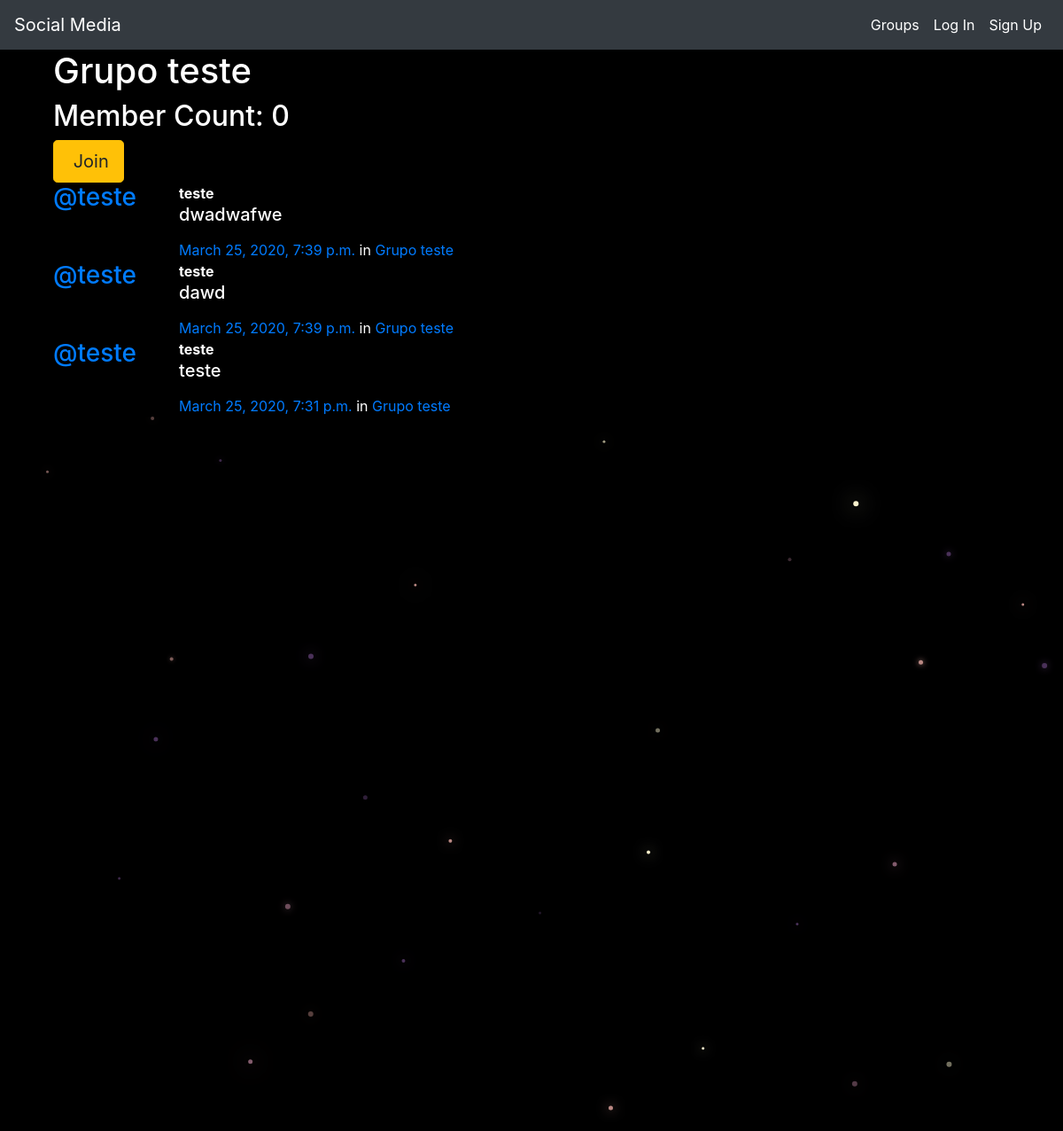
Before: /groups/posts/in/grupo-teste with the older database file.
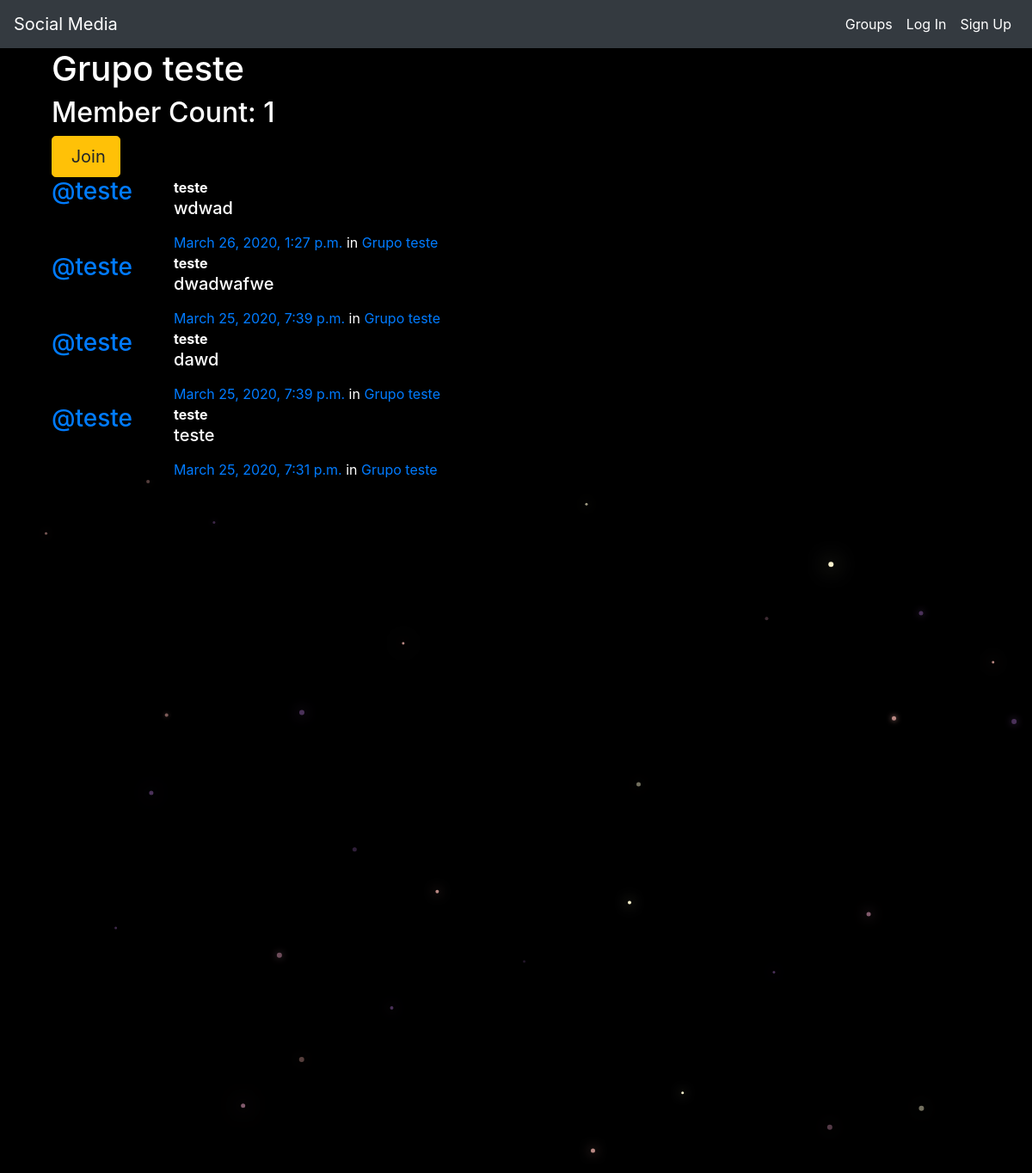
After: the same page with the newer database file.
### groups/models.py (models this page shows, shortened)
class Group(models.Model):
  name = models.CharField(max_length=256,unique=True)
  slug = models.SlugField(allow_unicode=True,unique=True)
  description = models.TextField(blank=True,default='')
  description_html = models.TextField(editable=False,default='',blank=True)
  members = models.ManyToManyField(User,through='GroupMember')
  class Meta:
    ordering = ['name']

### posts/models.py (models this page shows, shortened)
class Post(models.Model):
  user = models.ForeignKey(User,related_name='posts',on_delete=models.CASCADE)
  created_at = models.DateTimeField(auto_now=True)
  message = models.TextField()
  message_html = models.TextField(editable=False)
  group = models.ForeignKey(Group,related_name='posts',null=True,blank=True,on_delete=models.CASCADE)
  class Meta:
    ordering = ['-created_at']
    unique_together = ['user','message']

### groups/views.py (the view)
# urls.py: path('posts/in/<slug>',views.SingleGroup.as_view(),name='single'),
class SingleGroup(generic.DeleteView):
  model = Group

### groups/templates/groups/group_confirm_delete.html (shortened to what this page needs)
{% extends "groups/group_base.html" %}
{% block pregroup %}
<div class="container">
  <h1>{{group.name}}</h1>
  <h2> Member Count: {{group.members.count}}</h2>
  <div class="content">
  	{% if user in group.members.all %}
  		<a href="{% url 'groups:leave' slug=group.slug %}" class="btn btn-lg btn-warning"><span class="fa fa-times-circle-o"></span> Leave</a>
  	{% else %}
  		<a href="{% url 'groups:join' slug=group.slug %}" class="btn btn-lg btn-warning"> Join</a>
  	{% endif %}
  </div>
</div>
{% endblock %}
{% block group_content %}
<div class="col-md-8">
	{% if group.posts.count == 0 %}
	<h2>No posts in this group yet!</h2>
	{% else %}
		{% for post in group.posts.all %}
			{% include "posts/_post.html" %}
		{% endfor %}
	{% endif %}
</div>
{% endblock %}

### posts/templates/posts/_post.html (shortened to what this page needs)
<div class="media">
	<h3 class="mr-5"><a href="{% url 'posts:for_user' username=post.user.username %}">@{{ post.user.username }}</a></h3>
	<div class="media-body">
		<strong>{{ post.user.username }}</strong>
		<h5>{{ post.message_html|safe }}</h5>
			<time class="time"><a href="{% url 'posts:single' username=post.user.username pk=post.pk %}">{{ post.created_at }}</a></time>
			{% if post.group %}
			<span class="group-name">in <a href="#">{{ post.group.name }}</a></span>
			{% endif %}
	</div>
</div>

Changed rows visible on the page:
computed for Group "Grupo teste": members.count "0" → "1"
added Post: user.username "teste", message_html "wdwad", created_at "March 26, 2020, 1:27 p.m.", group.name "Grupo teste"
